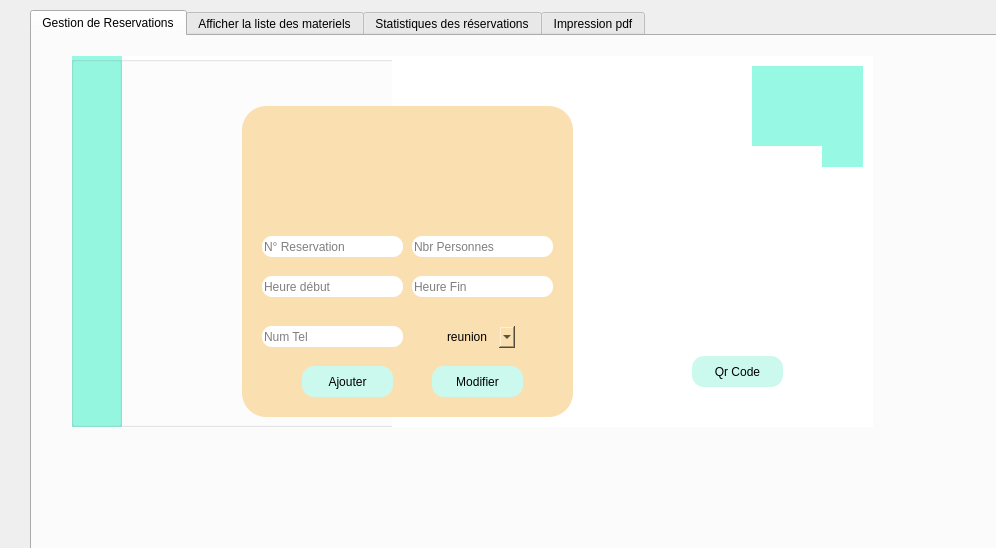
<?xml version="1.0" encoding="UTF-8"?>
<ui version="4.0">
 <class>Reservation</class>
 <widget class="QDialog" name="Reservation">
  <property name="geometry">
   <rect>
    <x>0</x>
    <y>0</y>
    <width>996</width>
    <height>548</height>
   </rect>
  </property>
  <property name="windowTitle">
   <string>Dialog</string>
  </property>
  <widget class="QTabWidget" name="Gestion_materiel">
   <property name="geometry">
    <rect>
     <x>30</x>
     <y>10</y>
     <width>1041</width>
     <height>611</height>
    </rect>
   </property>
   <property name="styleSheet">
    <string notr="true"/>
   </property>
   <property name="currentIndex">
    <number>0</number>
   </property>
   <widget class="QWidget" name="Gestionreservation">
    <attribute name="title">
     <string>Gestion de Reservations</string>
    </attribute>
    <widget class="QGroupBox" name="groupBox_12">
     <property name="geometry">
      <rect>
       <x>40</x>
       <y>20</y>
       <width>801</width>
       <height>371</height>
      </rect>
     </property>
     <property name="styleSheet">
      <string notr="true">background-color: rgb(255, 255, 255);</string>
     </property>
     <property name="title">
      <string/>
     </property>
     <widget class="QLabel" name="label_27">
      <property name="geometry">
       <rect>
        <x>320</x>
        <y>0</y>
        <width>521</width>
        <height>401</height>
       </rect>
      </property>
      <property name="text">
       <string/>
      </property>
      <property name="pixmap">
       <pixmap>../../../../../ISMAEL/Downloads/app (1)/qt/1x/Fichier 5.png</pixmap>
      </property>
      <property name="scaledContents">
       <bool>true</bool>
      </property>
     </widget>
     <widget class="QGroupBox" name="groupBox_13">
      <property name="geometry">
       <rect>
        <x>170</x>
        <y>50</y>
        <width>331</width>
        <height>311</height>
       </rect>
      </property>
      <property name="styleSheet">
       <string notr="true">background-color: rgb(250, 224, 176);
border-radius:24px;</string>
      </property>
      <property name="title">
       <string/>
      </property>
      <widget class="QLabel" name="label_31">
       <property name="geometry">
        <rect>
         <x>120</x>
         <y>10</y>
         <width>91</width>
         <height>81</height>
        </rect>
       </property>
       <property name="text">
        <string/>
       </property>
       <property name="pixmap">
        <pixmap>../../../../../ISMAEL/Downloads/Downloads/client.png</pixmap>
       </property>
       <property name="scaledContents">
        <bool>true</bool>
       </property>
      </widget>
      <widget class="QLineEdit" name="num">
       <property name="geometry">
        <rect>
         <x>20</x>
         <y>130</y>
         <width>141</width>
         <height>21</height>
        </rect>
       </property>
       <property name="styleSheet">
        <string notr="true">background-color: rgb(255, 255, 255);
border-radius:10px;</string>
       </property>
       <property name="placeholderText">
        <string>N° Reservation</string>
       </property>
      </widget>
      <widget class="QPushButton" name="Ajouter">
       <property name="geometry">
        <rect>
         <x>60</x>
         <y>260</y>
         <width>91</width>
         <height>31</height>
        </rect>
       </property>
       <property name="styleSheet">
        <string notr="true">QPushButton{
background-color: rgb(203, 249, 238);
border-radius:12px;
font: 12pt &quot;Book Antiqua&quot;;
}
QPushButton:hover{
	background-color: rgb(71, 255, 243);
}</string>
       </property>
       <property name="text">
        <string>Ajouter</string>
       </property>
      </widget>
      <widget class="QLineEdit" name="nb">
       <property name="geometry">
        <rect>
         <x>170</x>
         <y>130</y>
         <width>141</width>
         <height>21</height>
        </rect>
       </property>
       <property name="styleSheet">
        <string notr="true">background-color: rgb(255, 255, 255);
border-radius:10px;</string>
       </property>
       <property name="placeholderText">
        <string>Nbr Personnes</string>
       </property>
      </widget>
      <widget class="QLineEdit" name="hf">
       <property name="geometry">
        <rect>
         <x>170</x>
         <y>170</y>
         <width>141</width>
         <height>21</height>
        </rect>
       </property>
       <property name="styleSheet">
        <string notr="true">background-color: rgb(255, 255, 255);
border-radius:10px;</string>
       </property>
       <property name="placeholderText">
        <string>Heure Fin</string>
       </property>
      </widget>
      <widget class="QLineEdit" name="hd">
       <property name="geometry">
        <rect>
         <x>20</x>
         <y>170</y>
         <width>141</width>
         <height>21</height>
        </rect>
       </property>
       <property name="styleSheet">
        <string notr="true">background-color: rgb(255, 255, 255);
border-radius:10px;</string>
       </property>
       <property name="placeholderText">
        <string>Heure début</string>
       </property>
      </widget>
      <widget class="QLineEdit" name="nt">
       <property name="geometry">
        <rect>
         <x>20</x>
         <y>220</y>
         <width>141</width>
         <height>21</height>
        </rect>
       </property>
       <property name="styleSheet">
        <string notr="true">background-color: rgb(255, 255, 255);
border-radius:10px;</string>
       </property>
       <property name="placeholderText">
        <string>Num Tel</string>
       </property>
      </widget>
      <widget class="QComboBox" name="tp">
       <property name="geometry">
        <rect>
         <x>200</x>
         <y>220</y>
         <width>73</width>
         <height>22</height>
        </rect>
       </property>
       <property name="styleSheet">
        <string notr="true">QComboBox

{\nbackground-color: rgb(203, 249, 238);\nborder-radius:12px;\nfont: 12pt &quot;Book Antiqua&quot;;\n}\n</string>
       </property>
       <item>
        <property name="text">
         <string>reunion</string>
        </property>
       </item>
       <item>
        <property name="text">
         <string>event</string>
        </property>
       </item>
       <item>
        <property name="text">
         <string>travail </string>
        </property>
       </item>
       <item>
        <property name="text">
         <string>revision</string>
        </property>
       </item>
      </widget>
      <widget class="QPushButton" name="pushButton">
       <property name="geometry">
        <rect>
         <x>190</x>
         <y>260</y>
         <width>91</width>
         <height>31</height>
        </rect>
       </property>
       <property name="styleSheet">
        <string notr="true">QPushButton{
background-color: rgb(203, 249, 238);
border-radius:12px;
font: 12pt &quot;Book Antiqua&quot;;
}
QPushButton:hover{
	background-color: rgb(71, 255, 243);
}</string>
       </property>
       <property name="text">
        <string>Modifier</string>
       </property>
      </widget>
     </widget>
     <widget class="QLabel" name="label_32">
      <property name="geometry">
       <rect>
        <x>680</x>
        <y>10</y>
        <width>111</width>
        <height>101</height>
       </rect>
      </property>
      <property name="styleSheet">
       <string notr="true">
background-color: rgb(151, 249, 227);</string>
      </property>
      <property name="text">
       <string/>
      </property>
      <property name="pixmap">
       <pixmap>../../../../../ISMAEL/Downloads/Downloads/311049087_853191362701555_96167479992419810_n.png</pixmap>
      </property>
      <property name="scaledContents">
       <bool>true</bool>
      </property>
     </widget>
     <widget class="QGroupBox" name="groupBox_14">
      <property name="geometry">
       <rect>
        <x>-1</x>
        <y>0</y>
        <width>51</width>
        <height>371</height>
       </rect>
      </property>
      <property name="styleSheet">
       <string notr="true">background-color: rgb(151, 249, 227);</string>
      </property>
      <property name="title">
       <string/>
      </property>
     </widget>
     <widget class="QLabel" name="qrcodecommande">
      <property name="enabled">
       <bool>true</bool>
      </property>
      <property name="geometry">
       <rect>
        <x>550</x>
        <y>90</y>
        <width>200</width>
        <height>200</height>
       </rect>
      </property>
      <property name="sizePolicy">
       <sizepolicy hsizetype="Fixed" vsizetype="Fixed">
        <horstretch>0</horstretch>
        <verstretch>0</verstretch>
       </sizepolicy>
      </property>
      <property name="minimumSize">
       <size>
        <width>200</width>
        <height>200</height>
       </size>
      </property>
      <property name="maximumSize">
       <size>
        <width>200</width>
        <height>200</height>
       </size>
      </property>
      <property name="text">
       <string/>
      </property>
     </widget>
     <widget class="QPushButton" name="qrcodegen">
      <property name="geometry">
       <rect>
        <x>620</x>
        <y>300</y>
        <width>91</width>
        <height>31</height>
       </rect>
      </property>
      <property name="styleSheet">
       <string notr="true">QPushButton{
background-color: rgb(203, 249, 238);
border-radius:12px;
font: 12pt &quot;Book Antiqua&quot;;
}
QPushButton:hover{
	background-color: rgb(71, 255, 243);
}</string>
      </property>
      <property name="text">
       <string>Qr Code</string>
      </property>
     </widget>
    </widget>
   </widget>
   <widget class="QWidget" name="tab_7">
    <attribute name="title">
     <string>Afficher la liste des materiels</string>
    </attribute>
    <widget class="QGroupBox" name="groupBox_15">
     <property name="geometry">
      <rect>
       <x>10</x>
       <y>20</y>
       <width>861</width>
       <height>371</height>
      </rect>
     </property>
     <property name="styleSheet">
      <string notr="true">background-color: rgb(255, 255, 255);</string>
     </property>
     <property name="title">
      <string/>
     </property>
     <widget class="QLabel" name="label_33">
      <property name="geometry">
       <rect>
        <x>480</x>
        <y>20</y>
        <width>401</width>
        <height>371</height>
       </rect>
      </property>
      <property name="text">
       <string/>
      </property>
      <property name="pixmap">
       <pixmap>../../../../../ISMAEL/Downloads/app (1)/qt/1x/Fichier 5.png</pixmap>
      </property>
      <property name="scaledContents">
       <bool>true</bool>
      </property>
     </widget>
     <widget class="QGroupBox" name="groupBox_19">
      <property name="geometry">
       <rect>
        <x>160</x>
        <y>70</y>
        <width>551</width>
        <height>271</height>
       </rect>
      </property>
      <property name="styleSheet">
       <string notr="true">background-color: rgb(250, 224, 176);
border-radius:24px;</string>
      </property>
      <property name="title">
       <string/>
      </property>
      <widget class="QTableView" name="tableView">
       <property name="geometry">
        <rect>
         <x>15</x>
         <y>20</y>
         <width>521</width>
         <height>231</height>
        </rect>
       </property>
      </widget>
     </widget>
     <widget class="QLabel" name="label_34">
      <property name="geometry">
       <rect>
        <x>730</x>
        <y>10</y>
        <width>111</width>
        <height>101</height>
       </rect>
      </property>
      <property name="styleSheet">
       <string notr="true">
background-color: rgb(151, 249, 227);</string>
      </property>
      <property name="text">
       <string/>
      </property>
      <property name="pixmap">
       <pixmap>../../../../../ISMAEL/Downloads/Downloads/311049087_853191362701555_96167479992419810_n.png</pixmap>
      </property>
      <property name="scaledContents">
       <bool>true</bool>
      </property>
     </widget>
     <widget class="QGroupBox" name="groupBox_20">
      <property name="geometry">
       <rect>
        <x>-1</x>
        <y>0</y>
        <width>51</width>
        <height>371</height>
       </rect>
      </property>
      <property name="styleSheet">
       <string notr="true">background-color: rgb(151, 249, 227);</string>
      </property>
      <property name="title">
       <string/>
      </property>
      <widget class="QLabel" name="label_37">
       <property name="geometry">
        <rect>
         <x>30</x>
         <y>30</y>
         <width>111</width>
         <height>101</height>
        </rect>
       </property>
       <property name="styleSheet">
        <string notr="true">
background-color: rgb(151, 249, 227);</string>
       </property>
       <property name="text">
        <string/>
       </property>
       <property name="pixmap">
        <pixmap>../../../../../ISMAEL/Downloads/Downloads/311049087_853191362701555_96167479992419810_n.png</pixmap>
       </property>
       <property name="scaledContents">
        <bool>true</bool>
       </property>
      </widget>
     </widget>
     <widget class="QLabel" name="label_35">
      <property name="geometry">
       <rect>
        <x>50</x>
        <y>20</y>
        <width>241</width>
        <height>21</height>
       </rect>
      </property>
      <property name="styleSheet">
       <string notr="true">font: 20pt &quot;Book Antiqua&quot;;</string>
      </property>
      <property name="text">
       <string>Liste des personnes</string>
      </property>
     </widget>
     <widget class="QLineEdit" name="lineEdit_rech_2">
      <property name="geometry">
       <rect>
        <x>300</x>
        <y>20</y>
        <width>301</width>
        <height>41</height>
       </rect>
      </property>
      <property name="styleSheet">
       <string notr="true">QLineEdit{
border-radius:16px;
background-color: rgb(219, 242, 165);
}

QLineEdit:hover{
	background-color: rgb(222, 242, 121);
}</string>
      </property>
     </widget>
     <widget class="QLabel" name="label_38">
      <property name="geometry">
       <rect>
        <x>550</x>
        <y>30</y>
        <width>21</width>
        <height>21</height>
       </rect>
      </property>
      <property name="styleSheet">
       <string notr="true">background-color: rgb(219, 242, 165);</string>
      </property>
      <property name="text">
       <string/>
      </property>
      <property name="pixmap">
       <pixmap>../../../../../ISMAEL/Downloads/Downloads/chercher.png</pixmap>
      </property>
      <property name="scaledContents">
       <bool>true</bool>
      </property>
     </widget>
     <widget class="QPushButton" name="pushButton_3">
      <property name="geometry">
       <rect>
        <x>10</x>
        <y>190</y>
        <width>131</width>
        <height>31</height>
       </rect>
      </property>
      <property name="styleSheet">
       <string notr="true">QPushButton{
background-color: rgb(203, 249, 238);
border-radius:12px;
font: 12pt &quot;Book Antiqua&quot;;
}
</string>
      </property>
      <property name="text">
       <string>Trier par num</string>
      </property>
     </widget>
     <widget class="QLineEdit" name="LeIdRT">
      <property name="geometry">
       <rect>
        <x>720</x>
        <y>210</y>
        <width>141</width>
        <height>21</height>
       </rect>
      </property>
      <property name="styleSheet">
       <string notr="true">background-color: rgb(255, 255, 255);
border-radius:10px;</string>
      </property>
      <property name="placeholderText">
       <string>ID</string>
      </property>
     </widget>
     <widget class="QPushButton" name="chercher_2">
      <property name="geometry">
       <rect>
        <x>720</x>
        <y>170</y>
        <width>131</width>
        <height>31</height>
       </rect>
      </property>
      <property name="styleSheet">
       <string notr="true">QPushButton{
background-color: rgb(203, 249, 238);
border-radius:12px;
font: 12pt &quot;Book Antiqua&quot;;
}
</string>
      </property>
      <property name="text">
       <string>Rechercher Par ID</string>
      </property>
     </widget>
     <widget class="QPushButton" name="pushButton_2">
      <property name="geometry">
       <rect>
        <x>730</x>
        <y>120</y>
        <width>101</width>
        <height>31</height>
       </rect>
      </property>
      <property name="styleSheet">
       <string notr="true">background-color: rgb(203, 249, 238);
border-radius:12px;
font: 12pt &quot;Book Antiqua&quot;;</string>
      </property>
      <property name="text">
       <string>Supprimer</string>
      </property>
     </widget>
    </widget>
   </widget>
   <widget class="QWidget" name="tab_9">
    <attribute name="title">
     <string>Statistiques des réservations</string>
    </attribute>
    <widget class="QTabWidget" name="tabWidget_3">
     <property name="geometry">
      <rect>
       <x>0</x>
       <y>10</y>
       <width>821</width>
       <height>561</height>
      </rect>
     </property>
     <property name="currentIndex">
      <number>0</number>
     </property>
     <widget class="QWidget" name="tab_13">
      <property name="maximumSize">
       <size>
        <width>1211</width>
        <height>547</height>
       </size>
      </property>
      <attribute name="title">
       <string>Répartition des roles Piechart</string>
      </attribute>
     </widget>
    </widget>
   </widget>
   <widget class="QWidget" name="tab_14">
    <attribute name="title">
     <string>Impression pdf</string>
    </attribute>
    <widget class="QPushButton" name="Impdos_2">
     <property name="geometry">
      <rect>
       <x>390</x>
       <y>450</y>
       <width>181</width>
       <height>71</height>
      </rect>
     </property>
     <property name="styleSheet">
      <string notr="true">QPushButton{background-color: rgb(85, 0, 255);
  border: none;
  color: white;
  padding: 20px;
  text-align: center;
  text-decoration: none;
font-family:calibri;
  display: inline-block;
  font-size: 16px;
  margin: 4px 2px;
  border-radius : 16px;}
QPushButton:hover
{

    background: rgb(0, 0, 0);
}</string>
     </property>
     <property name="text">
      <string>Imprimer</string>
     </property>
    </widget>
    <widget class="QTextEdit" name="imp">
     <property name="geometry">
      <rect>
       <x>50</x>
       <y>10</y>
       <width>821</width>
       <height>411</height>
      </rect>
     </property>
     <property name="styleSheet">
      <string notr="true">border: 2px solid black;
border-radius: 10px;
padding:  0 9px;
font: bold, &quot;Comic Sans MS&quot;;;
text-align:center;</string>
     </property>
    </widget>
   </widget>
  </widget>
 </widget>
 <resources/>
 <connections/>
</ui>
